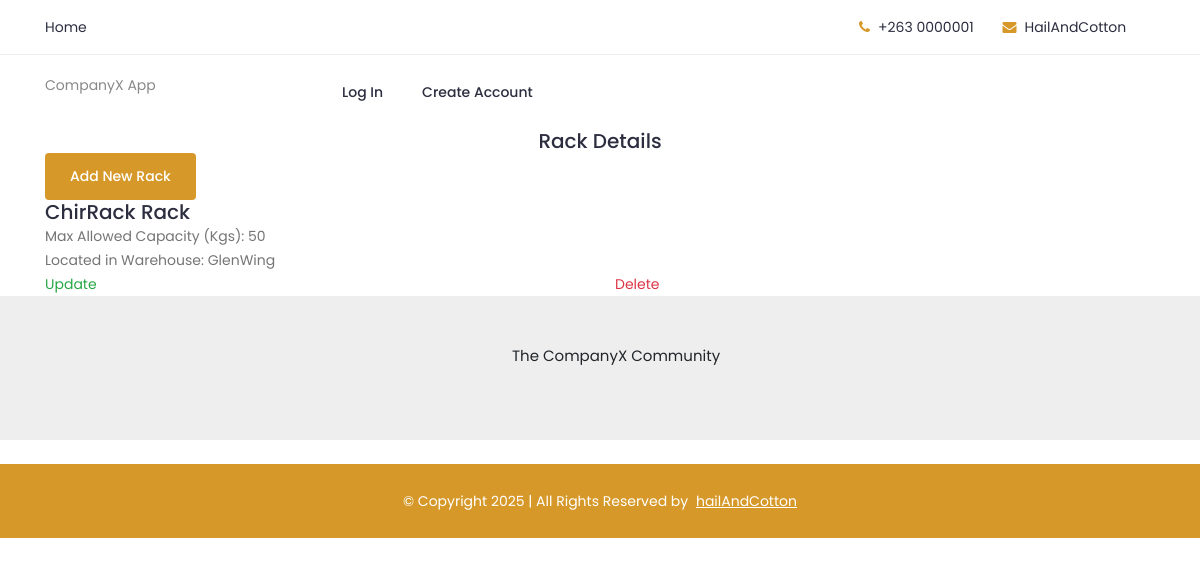
Page /packaging/rack-detail/1/ on the committed database.
### packaging/models.py (models this page shows, shortened)
class Rack(models.Model):
    name = models.CharField(max_length=20)
    weight_capacity = models.PositiveIntegerField(default=0)
    warehouse = models.ForeignKey(Warehouse, on_delete=models.CASCADE)

class Warehouse(models.Model):
    name = models.CharField(max_length=100)
    max_allowed_capacity_in_kgs = models.PositiveIntegerField(default=0)

### packaging/views/rack_view.py (the view)
# urls.py: path('rack-detail/<int:pk>/', RackDetailView.as_view(), name='rack_detail'),
class RackDetailView(generic.DetailView):
    template_name = 'packaging/rack_detail.html'
    context_object_name = 'rack'
    def get_queryset(self):
        return Rack.objects.filter(pk=self.kwargs['pk'])

### packaging/templates/packaging/rack_detail.html
{%  extends 'base.html' %}
{%  block content %}
<div class="container text-center">
    <h5>Rack Details</h5>
</div>
<div class="container">
    <a class="btn btn-sm text-white" href="{% url 'packaging-service:rack_create' %}">Add New  Rack</a>
    <h5>{{ rack.name }} Rack</h5>
    <p>Max Allowed Capacity (Kgs): {{ rack.weight_capacity }}</p>
    <p>Located in Warehouse: {{rack.warehouse.name}}</p>
    <div class="row">
        <a class="text-success col-md-6" href="{% url 'packaging-service:rack_update' rack.pk %}">Update</a>
        <a class="text-danger col-md-6" href="{% url 'packaging-service:rack_delete' rack.pk %}">Delete</a>
    </div>
</div>
{%  endblock %}

### static/css/style.css (style rules this page uses)
body { font-family: 'Poppins', sans-serif; font-weight: 400; font-size:14px; color:#888; }

### rows in the picture
Rack: name "ChirRack", weight_capacity "50", warehouse.name "GlenWing"
